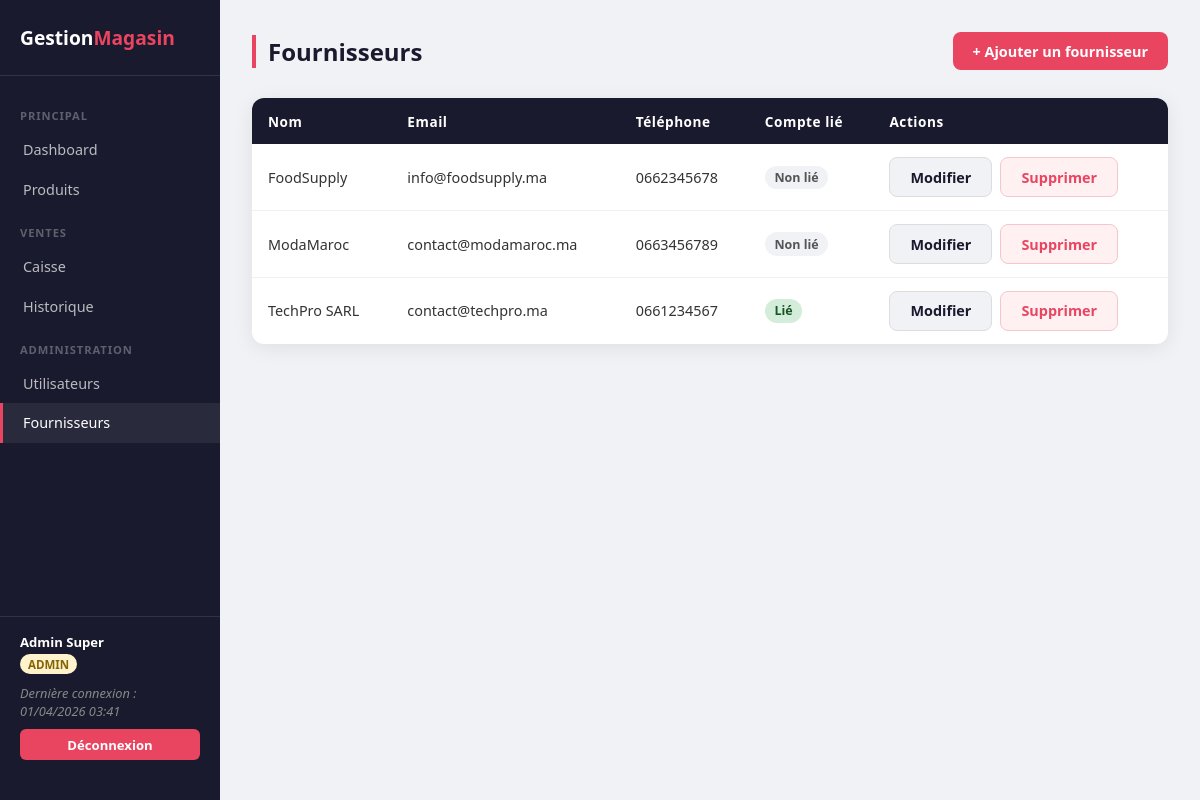
Screenshot of /index.php?page=suppliers (signed in) with the database file from the repository.
### tables this page shows
CREATE TABLE suppliers (
	id INT AUTO_INCREMENT PRIMARY KEY,
	nom VARCHAR(100) NOT NULL,
	email VARCHAR(150),
	telephone VARCHAR(20),
	id_user INT DEFAULT NULL,
	FOREIGN KEY (id_user) REFERENCES users(id) ON DELETE SET NULL
);

### src/controller.php (called while the page is built, shortened)
<?php
abstract class Controller {
	public function __construct() {
		require_once __DIR__ . '/../config.php';
		$this->pdo = getConnexion();
	}
	protected function render(string $vue, array $data = []) : void {
		require_once __DIR__ . '/../views/layout.php';
	}
}
?>

### config.php (called while the page is built)
<?php
function getConnexion() : PDO {
	$host = 'localhost';
	$dbname = 'GestionMagasin';
	$user = 'magasin';
	$pass = 'magasin123';
	$pdo = new PDO("mysql:host=$host;dbname=$dbname;charset=utf8mb4", $user, $pass);
	$pdo->setAttribute(PDO::ATTR_ERRMODE, PDO::ERRMODE_EXCEPTION);
	return $pdo;
}
?>

### models/supplier.php (called while the page is built, shortened)
<?php
class Supplier {
	private int $id;
	private string $nom;
	private string $email;
	private string $telephone;
	private int $idUser;
	public function __construct(string $nom, string $email = '', string $telephone = '', int $idUser = 0, int $id = 0) {
		$this->nom = $nom;
		$this->email = $email;
		$this->telephone = $telephone;
		$this->idUser = $idUser;
		$this->id = $id;
	}
	public function getId() {
		return $this->id;
	}
	public function getNom() {
		return $this->nom;
	}
	public function getEmail() {
		return $this->email;
	}
	public function getTelephone() {
		return $this->telephone;
	}
	public function getIdUser() {
		return $this->idUser;
	}
	public function getAll(PDO $pdo) : array {
		$sql  = "SELECT * FROM suppliers ORDER BY nom ASC";
		$stmt = $pdo->query($sql);
		$suppliers = [];
		while ($row = $stmt->fetch(PDO::FETCH_ASSOC)) {
			$suppliers[] = new Supplier($row['nom'], $row['email'], $row['telephone'], (int)$row['id_user'], $row['id']);
		}
		return $suppliers;
	}
}
?>

### views/admin/suppliers.php (the view)
<div class="topbar">
	<h1>Fournisseurs</h1>
	<a href="index.php?page=supplier-add" class="btn btn-primary">+ Ajouter un fournisseur</a>
</div>
<div class="table-wrapper">
	<table>
		<thead>
			<tr>
				<th>Nom</th>
				<th>Email</th>
				<th>Téléphone</th>
				<th>Compte lié</th>
				<th>Actions</th>
			</tr>
		</thead>
		<tbody>
			<?php if (empty($suppliers)): ?>
				<tr>
					<td colspan="5" class="vide">Aucun fournisseur trouvé.</td>
				</tr>
			<?php else: ?>
				<?php foreach ($suppliers as $s): ?>
					<tr>
						<td><?= htmlspecialchars($s->getNom()) ?></td>
						<td><?= htmlspecialchars($s->getEmail() ?: '—') ?></td>
						<td><?= htmlspecialchars($s->getTelephone() ?: '—') ?></td>
						<td>
							<?php if ($s->getIdUser() > 0): ?>
								<span class="badge badge-ok">Lié</span>
							<?php else: ?>
								<span class="badge badge-cat">Non lié</span>
							<?php endif; ?>
						</td>
						<td class="actions">
							<a href="index.php?page=supplier-edit&id=<?= $s->getId() ?>" class="btn btn-secondary">Modifier</a>
							<a href="index.php?page=supplier-delete&id=<?= $s->getId() ?>" class="btn btn-danger" onclick="return confirm('Supprimer « <?= htmlspecialchars($s->getNom(), ENT_QUOTES) ?> » ?')">Supprimer</a>
						</td>
					</tr>
				<?php endforeach; ?>
			<?php endif; ?>
		</tbody>
	</table>
</div>

### views/layout.php (style rules this page uses)
* { box-sizing: border-box; margin: 0; padding: 0; }
body { font-family: 'Segoe UI', sans-serif; background: #f0f2f5; display: flex; min-height: 100vh; }
.topbar { display: flex; justify-content: space-between; align-items: center; margin-bottom: 1.75rem; }
.topbar h1 { font-size: 1.5rem; color: #1a1a2e; border-left: 4px solid #e94560; padding-left: 0.75rem; }
.btn { display: inline-block; padding: 0.6rem 1.25rem; border-radius: 8px; font-size: 0.9rem; font-weight: 600; cursor: pointer; text-decoration: none; border: none; transition: background 0.2s; }
.btn-primary { background: #e94560; color: #fff; }
.btn-secondary { background: #f0f2f5; color: #1a1a2e; border: 1px solid #ddd; }
.btn-danger { background: #fff0f2; color: #e94560; border: 1px solid #f5c6cb; }
.table-wrapper { background: #fff; border-radius: 12px; box-shadow: 0 4px 20px rgba(0,0,0,0.08); overflow: hidden; }
table { width: 100%; border-collapse: collapse; }
thead { background: #1a1a2e; color: #fff; }
thead th { padding: 0.85rem 1rem; text-align: left; font-size: 0.85rem; font-weight: 600; letter-spacing: 0.04em; }
tbody tr { border-bottom: 1px solid #f0f0f0; transition: background 0.15s; }
tbody tr:last-child { border-bottom: none; }
tbody td { padding: 0.8rem 1rem; font-size: 0.9rem; color: #333; }
.badge { display: inline-block; padding: 0.2rem 0.6rem; border-radius: 20px; font-size: 0.78rem; font-weight: 600; }
.badge-ok { background: #d4edda; color: #155724; }
.badge-cat { background: #f0f2f5; color: #555; }
.actions { display: flex; gap: 0.5rem; }

### rows the page displays
suppliers: nom "FoodSupply", email "info@foodsupply.ma", telephone "0662345678", shows "Non lié"
suppliers: nom "ModaMaroc", email "contact@modamaroc.ma", telephone "0663456789", shows "Non lié"
suppliers: nom "TechPro SARL", email "contact@techpro.ma", telephone "0661234567", shows "Lié"

### other values shown
$user['nom'] "Admin Super"
$user['role'] "ADMIN"
$_COOKIE['derniere_connexion'] "01/04/2026 03:41"
